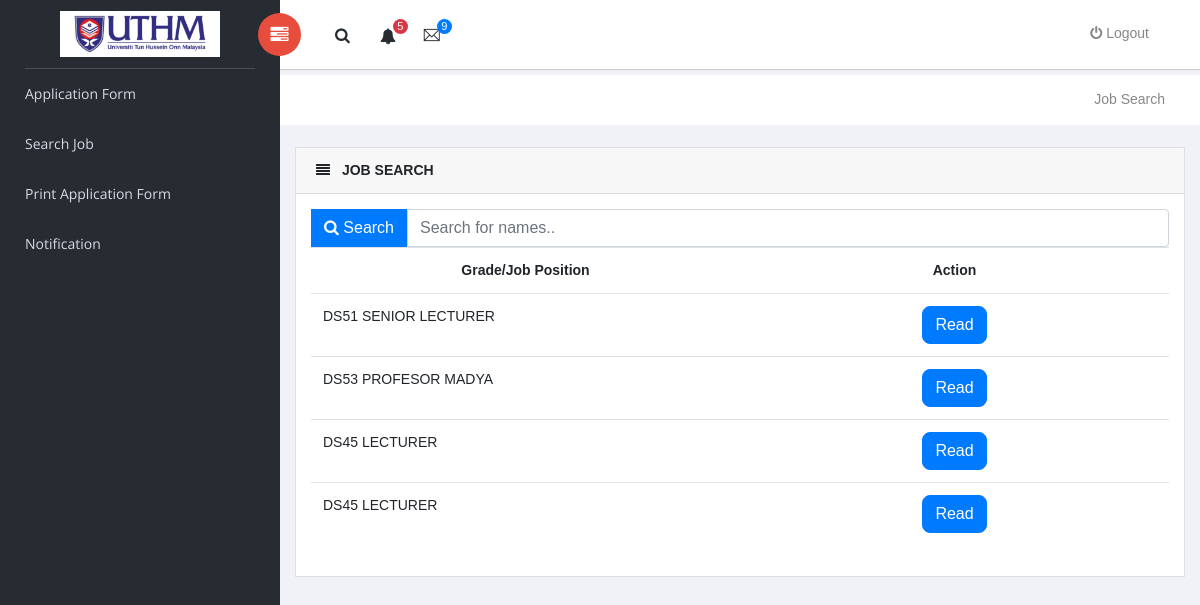
The app's page /JobSearch.php with its own data.
### tables this page shows
CREATE TABLE `job_requirement` (
  `Job_Requirement_Id` int(2) NOT NULL,
  `Job_Post_Nama` varchar(50) NOT NULL,
  `Job_Post_Syarat` text NOT NULL,
  `Job_Post_Salary` varchar(20) NOT NULL,
  `Created_date` timestamp NOT NULL DEFAULT CURRENT_TIMESTAMP,
  `Modified_date` timestamp NOT NULL DEFAULT CURRENT_TIMESTAMP ON UPDATE CURRENT_TIMESTAMP
);

### JobSearch.php (the view, shortened to what this page needs)
<!doctype html>
<html class="no-js" lang="en">
<head>
    <link rel="stylesheet" href="vendors/bootstrap/dist/css/bootstrap.min.css">
    <link rel="stylesheet" href="vendors/font-awesome/css/font-awesome.min.css">
    <link rel="stylesheet" href="vendors/themify-icons/css/themify-icons.css">
    <link rel="stylesheet" href="vendors/flag-icon-css/css/flag-icon.min.css">
    <link rel="stylesheet" href="vendors/selectFX/css/cs-skin-elastic.css">
    <link rel="stylesheet" href="assets/css/style.css">
</head>
<body>
    <aside id="left-panel" class="left-panel">
        <nav class="navbar navbar-expand-sm navbar-default">
            <div class="navbar-header">
               <a class="navbar-brand" href="applicant.php"><img src="images/images/uthm.jpeg" alt="Logo"></a>
            </div>
            <div id="main-menu" class="main-menu collapse navbar-collapse">
                <ul class="nav navbar-nav">
                    <li class="active">
                        <a href="i.php"> </i>Application Form </a>
                    </li>
					 <li class="active">
                        <a href="JobSearch.php"> </i>Search Job</a>
                    </li>
					 <li class="active">
                        <a href="viewlist.php"> </i>Print Application Form </a>
                    </li>
					 <li class="active">
                        <a href="#"> </i>Notification</a>
                    </li>
                </ul>
            </div>
        </nav>
    </aside>
    <div id="right-panel" class="right-panel">
        <header id="header" class="header">
            <div class="header-menu">
                <div class="col-sm-7">
                    <a id="menuToggle" class="menutoggle pull-left"><i class="fa fa fa-tasks"></i></a>
                    <div class="header-left">
                        <button class="search-trigger"><i class="fa fa-search"></i></button>
                        <div class="dropdown for-notification">
                            <button class="btn btn-secondary dropdown-toggle" type="button" id="notification" data-toggle="dropdown" aria-haspopup="true" aria-expanded="false">
                                <i class="fa fa-bell"></i>
                                <span class="count bg-danger">5</span>
                            </button>
                        </div>
                        <div class="dropdown for-message">
                            <button class="btn btn-secondary dropdown-toggle" type="button"
                                id="message"
                                data-toggle="dropdown" aria-haspopup="true" aria-expanded="false">
                                <i class="ti-email"></i>
                                <span class="count bg-primary">9</span>
                            </button>
                        </div>
                    </div>
                </div>
                 <div class="col-sm-5">
                    <div class="user-area dropdown float-right">
                        <a href="#" class="dropdown-toggle" data-toggle="dropdown" aria-haspopup="true" aria-expanded="false">
                           <a class="nav-link" href="logout.php"><i class="fa fa-power-off"></i> Logout</a>
                        </a>
                    </div>
                </div>
            </div>
        </header>
       <div class="breadcrumbs">
            <div class="col-sm-12">
                <div class="page-header float-right">
                    <div class="page-title">
                        <ol class="breadcrumb text-right">
                            <li><a href="#">Job Search</a></li>
                        </ol>
                    </div>
                </div>
            </div>
        </div>
    <form class="form-inline" method="post" enctype="multipart/form-data" >
         <div class="content mt-3">
            <div class="animated">
                <div class="card">
                    <div class="card-header">
                        <i class="mr-2 fa fa-align-justify"></i>
                        <strong class="card-title" style="font-size:px;">JOB SEARCH</strong>
                    </div>
                    <div class="card-body">
						<div class="row form-group">
                            <div class="col col-md-12">
                                <div class="input-group">
                                    <div class="input-group-btn">
                                        <button class="btn btn-primary">
                                            <i class="fa fa-search"></i> Search
                                        </button>
                                    </div>
                                   <input type="text" id="myInput" onkeyup="myFunction()" placeholder="Search for names.." title="Type in a name" class="form-control"/>
                                </div>
                            </div>
                        </div>
                                <table class="table" id="myTable">
                                    <tbody>
                                        <tr >
                                            <th scope="col" ><label for="grade">Grade/Job Position</label></th>
											<th scope="col" colspan="3"> <label for="action">Action</label></th>
                                        </tr>
										 <?php
								  $pdo = Database::connect();
								  $sql = 'SELECT * FROM job_requirement ORDER BY Job_Requirement_Id DESC';
								  foreach ($pdo->query($sql) as $row) {
															echo '<tr>';
															echo "<td style='width:50%' align='justify'>". $row['Job_Post_Nama'] . "</td>";
															echo "<td style='width:50%' align='center'>";
																echo '<a style="border-radius: 8px;" class="btn btn-primary" href="read1.php?Job_Requirement_Id='.$row['Job_Requirement_Id'].'">Read</a>';
															echo '</tr>';
												   }
                  ?>
                                    </tbody>
                                </table>
                            </div>
                        </div>
            </div>
        </div>
   </form>
   <br>
   </div>
</body>
</html>

### JobSearch.php (style rules this page uses)
body { margin: 0; font-family: Arial, Helvetica, sans-serif; font-size:14px; }

### records on screen
job_requirement: Job_Post_Nama "DS51 SENIOR LECTURER"
job_requirement: Job_Post_Nama "DS53 PROFESOR MADYA"
job_requirement: Job_Post_Nama "DS45 LECTURER"
job_requirement: Job_Post_Nama "DS45 LECTURER"
